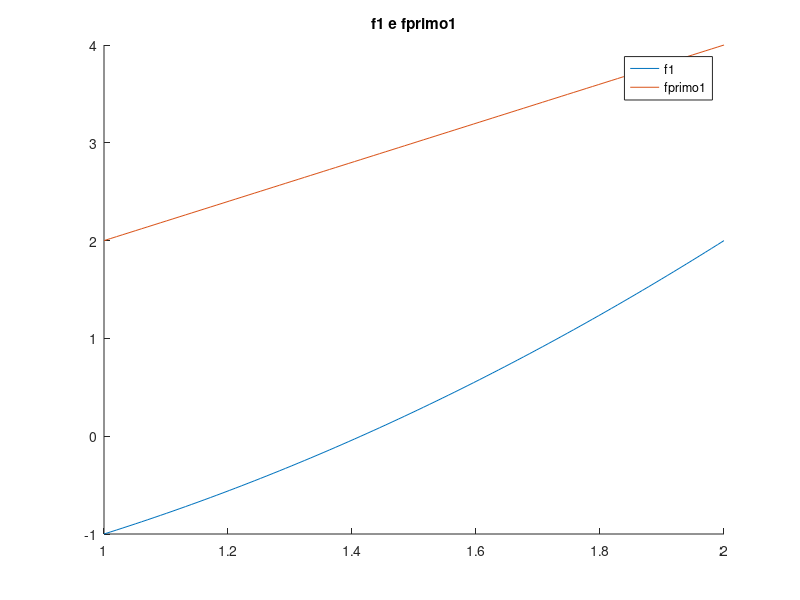
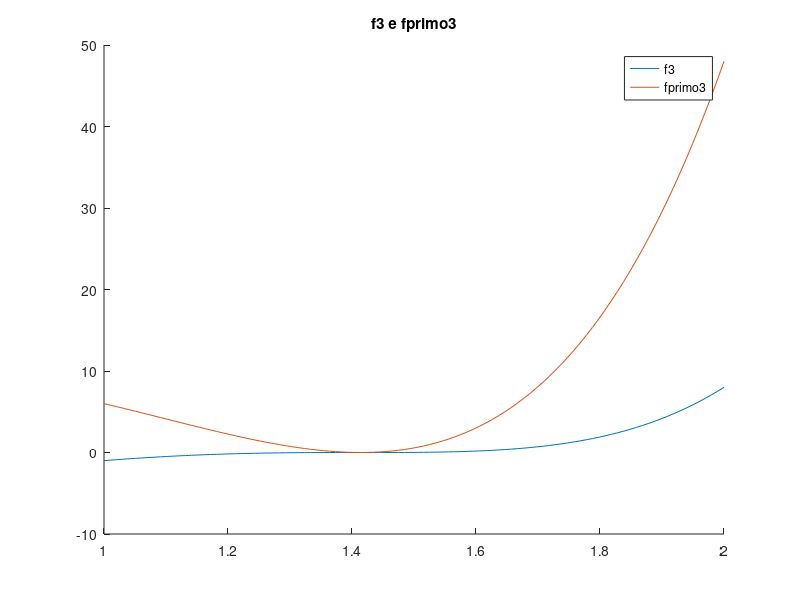
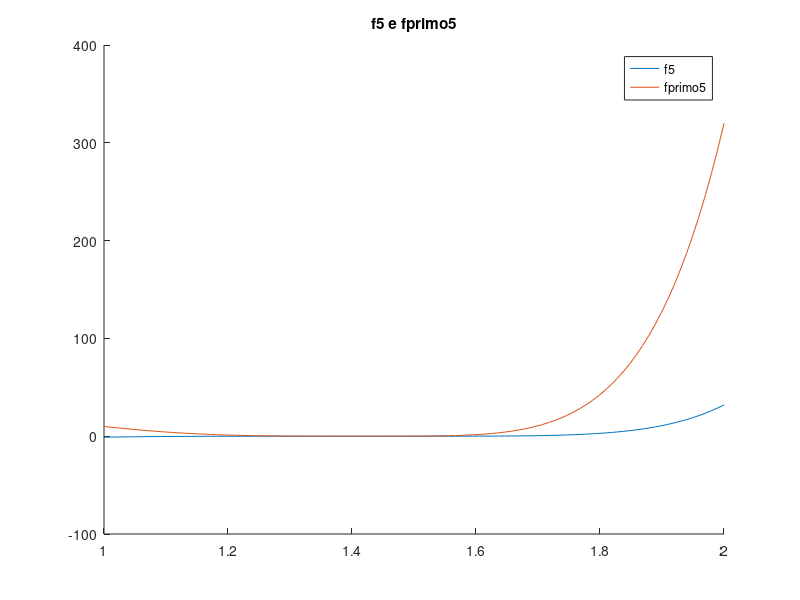

The MATLAB script that drew these images, in order: (Note: this script raises an error after producing the figures.)
% Gazi Adnan Latif Matricola 1224442
clear all;
f1 = @(x) x.^2-2;
f2 = @(x) 2.*x;
f3 = @(x) (x.^2-2).^3;
f4 = @(x) 6.*x.*(x.^2-2).^2;
f5 = @(x) (x.^2-2).^5;
f6 = @(x) 10.*x.*(x.^2-2).^4;

a = 1;
b = 2;
x = linspace(a, b);
method = 's';
x0 = 2;
toll = 10^-8;
itmax = 100;
xres = sqrt(2);

figure(1);
hold on;
plot(x, f1(x));
plot(x, f2(x));
hold off;
title('f1 e fprimo1');
legend('f1', 'fprimo1');

figure(2);
hold on;
plot(x, f3(x));
plot(x, f4(x));
hold off;
title('f3 e fprimo3');
legend('f3', 'fprimo3');

figure(3);
hold on;
plot(x, f5(x));
plot(x, f6(x));
hold off;
title('f5 e fprimo5');
legend('f5', 'fprimo5');

[zero1, res1, iterates1, flag1] = Newton(f1, f2, x0, toll, itmax, method);
[zero2, res2, iterates2, flag2] = Newton(f3, f4, x0, toll, itmax, method);
[zero3, res3, iterates3, flag3] = Newton(f5, f6, x0, toll, itmax, method);

switch flag1
    case 's'
        fprintf('Uscita per test dello scarto:\n');
        fprintf('Ultima approssimazione della radice: %f\n', zero1);
        fprintf('Errore finale: %f\n', abs(zero1-xres));
        fprintf('Modulo del residuo: %f\n', res1);
        fprintf('Iterate del metodo di Newton: [%fx%f]\n', size(iterates1, 1), size(iterates1, 2));
    case 'r'
        fprintf('Uscita per test del residuo:\n');
        fprintf('Ultima approssimazione della radice: %f\n', zero1);
        fprintf('Errore finale: %f\n', abs(zero1-xres));
        fprintf('Modulo del residuo: %f\n', res1);
        fprintf('Iterate del metodo di Newton: [%fx%f]\n', size(iterates1, 1), size(iterates1, 2));
    case 'a'
        fprintf('Uscita causato da entrambi i test:\n');
        fprintf('Ultima approssimazione della radice: %f\n', zero1);
        fprintf('Errore finale: %f\n', abs(zero1-xres));
        fprintf('Modulo del residuo: %f\n', res1);
        fprintf('Iterate del metodo di Newton: [%fx%f]\n', size(iterates1, 1), size(iterates1, 2));
    case 'e'
        fprintf('Raggiunto il massimo numero di iterazioni:\n');
        fprintf('Ultima approssimazione della radice: %f\n', zero1);
        fprintf('Errore finale: %f\n', abs(zero1-xres));
        fprintf('Modulo del residuo: %f\n', res1);
        fprintf('Iterate del metodo di Newton: [%fx%f]\n', size(iterates1, 1), size(iterates1, 2));
    case 'f'
        fprintf('Residuo 0 in un numero finito di iterazioni:\n');
        fprintf('Ultima approssimazione della radice: %f\n', zero1);
        fprintf('Errore finale: %f\n', abs(zero1-xres));
        fprintf('Modulo del residuo: %f\n', res1);
        fprintf('Iterate del metodo di Newton: [%fx%f]\n', size(iterates1, 1), size(iterates1, 2));
end

switch flag2
    case 's'
        fprintf('Uscita per test dello scarto:\n');
        fprintf('Ultima approssimazione della radice: %f\n', zero2);
        fprintf('Errore finale: %f\n', abs(zero2-xres));
        fprintf('Modulo del residuo: %f\n', res2);
        fprintf('Iterate del metodo di Newton: [%fx%f]\n', size(iterates2, 1), size(iterates2, 2));
    case 'r'
        fprintf('Uscita per test del residuo:\n');
        fprintf('Ultima approssimazione della radice: %f\n', zero2);
        fprintf('Errore finale: %f\n', abs(zero2-xres));
        fprintf('Modulo del residuo: %f\n', res2);
        fprintf('Iterate del metodo di Newton: [%fx%f]\n', size(iterates2, 1), size(iterates2, 2));
    case 'a'
        fprintf('Uscita causato da entrambi i test:\n');
        fprintf('Ultima approssimazione della radice: %f\n', zero2);
        fprintf('Errore finale: %f\n', abs(zero2-xres));
        fprintf('Modulo del residuo: %f\n', res2);
        fprintf('Iterate del metodo di Newton: [%fx%f]\n', size(iterates2, 1), size(iterates2, 2));
    case 'e'
        fprintf('Raggiunto il massimo numero di iterazioni:\n');
        fprintf('Ultima approssimazione della radice: %f\n', zero2);
        fprintf('Errore finale: %f\n', abs(zero2-xres));
        fprintf('Modulo del residuo: %f\n', res2);
        fprintf('Iterate del metodo di Newton: [%fx%f]\n', size(iterates2, 1), size(iterates2, 2));
    case 'f'
        fprintf('Residuo 0 in un numero finito di iterazioni:\n');
        fprintf('Ultima approssimazione della radice: %f\n', zero2);
        fprintf('Errore finale: %f\n', abs(zero2-xres));
        fprintf('Modulo del residuo: %f\n', res2);
        fprintf('Iterate del metodo di Newton: [%fx%f]\n', size(iterates2, 1), size(iterates2, 2));
end

switch flag3
    case 's'
        fprintf('Uscita per test dello scarto:\n');
        fprintf('Ultima approssimazione della radice: %f\n', zero3);
        fprintf('Errore finale: %f\n', abs(zero3-xres));
        fprintf('Modulo del residuo: %f\n', res3);
        fprintf('Iterate del metodo di Newton: [%fx%f]\n', size(iterates3, 1), size(iterates3, 2));
    case 'r'
        fprintf('Uscita per test del residuo:\n');
        fprintf('Ultima approssimazione della radice: %f\n', zero3);
        fprintf('Errore finale: %f\n', abs(zero3-xres));
        fprintf('Modulo del residuo: %f\n', res3);
        fprintf('Iterate del metodo di Newton: [%fx%f]\n', size(iterates3, 1), size(iterates3, 2));
    case 'a'
        fprintf('Uscita causato da entrambi i test:\n');
        fprintf('Ultima approssimazione della radice: %f\n', zero3);
        fprintf('Errore finale: %f\n', abs(zero3-xres));
        fprintf('Modulo del residuo: %f\n', res3);
        fprintf('Iterate del metodo di Newton: [%fx%f]\n', size(iterates3, 1), size(iterates3, 2));
    case 'e'
        fprintf('Raggiunto il massimo numero di iterazioni:\n');
        fprintf('Ultima approssimazione della radice: %f\n', zero3);
        fprintf('Errore finale: %f\n', abs(zero3-xres));
        fprintf('Modulo del residuo: %f\n', res3);
        fprintf('Iterate del metodo di Newton: [%fx%f]\n', size(iterates3, 1), size(iterates3, 2));
    case 'f'
        fprintf('Residuo 0 in un numero finito di iterazioni:\n');
        fprintf('Ultima approssimazione della radice: %f\n', zero3);
        fprintf('Errore finale: %f\n', abs(zero3-xres));
        fprintf('Modulo del residuo: %f\n', res3);
        fprintf('Iterate del metodo di Newton: [%fx%f]\n', size(iterates3, 1), size(iterates3, 2));
end

err_res1 = abs(f1(iterates1));
err_res2 = abs(f3(iterates2));
err_res3 = abs(f5(iterates3));

s1 = iterates1(2:end)-iterates1(1:end-1);
s2 = iterates2(2:end)-iterates2(1:end-1);
s3 = iterates3(2:end)-iterates3(1:end-1);

err1 = abs(xres-iterates1);
err2 = abs(xres-iterates2);
err3 = abs(xres-iterates3);

figure(4);
hold on;
semilogy(err_res1);
semilogy(err_res2);
semilogy(err_res3);
semilogy(s1);
semilogy(s2);
semilogy(s3);
semilogy(err1);
semilogy(err2);
semilogy(err3);
title('Semilogy residuo, scarto, errore');
legend('Residuo f1', 'Residuo f3', 'Residuo f5', 'Scarto f1', 'Scarto f3', 'Scarto f5', 'Errore f1', 'Errore f3', 'Errore f5');
hold off;

figure(5);
hold on;
semilogy(abs(s1(2:end))./abs(s1(1:end-1)).^2);
semilogy(abs(s2(2:end))./abs(s2(1:end-1)));
semilogy(abs(s3(2:end))./abs(s3(1:end-1)));
title('|Sk+1|/|Sk|');
legend('|S1k+1|/|S1k|', '|S2k+1|/|S2k|', '|S3k+1|/|S3k|');
hold off;

figure(6);
hold on;
semilogy(err1(2:end)./abs(s1).^2);
semilogy(err2(2:end)./abs(s2));
semilogy(err3(2:end)./abs(s3));
title('Ek/|Sk|');
legend('E1k/|S1k|', 'E1k/|S2k|', 'E1k/|S3k|');
hold off;